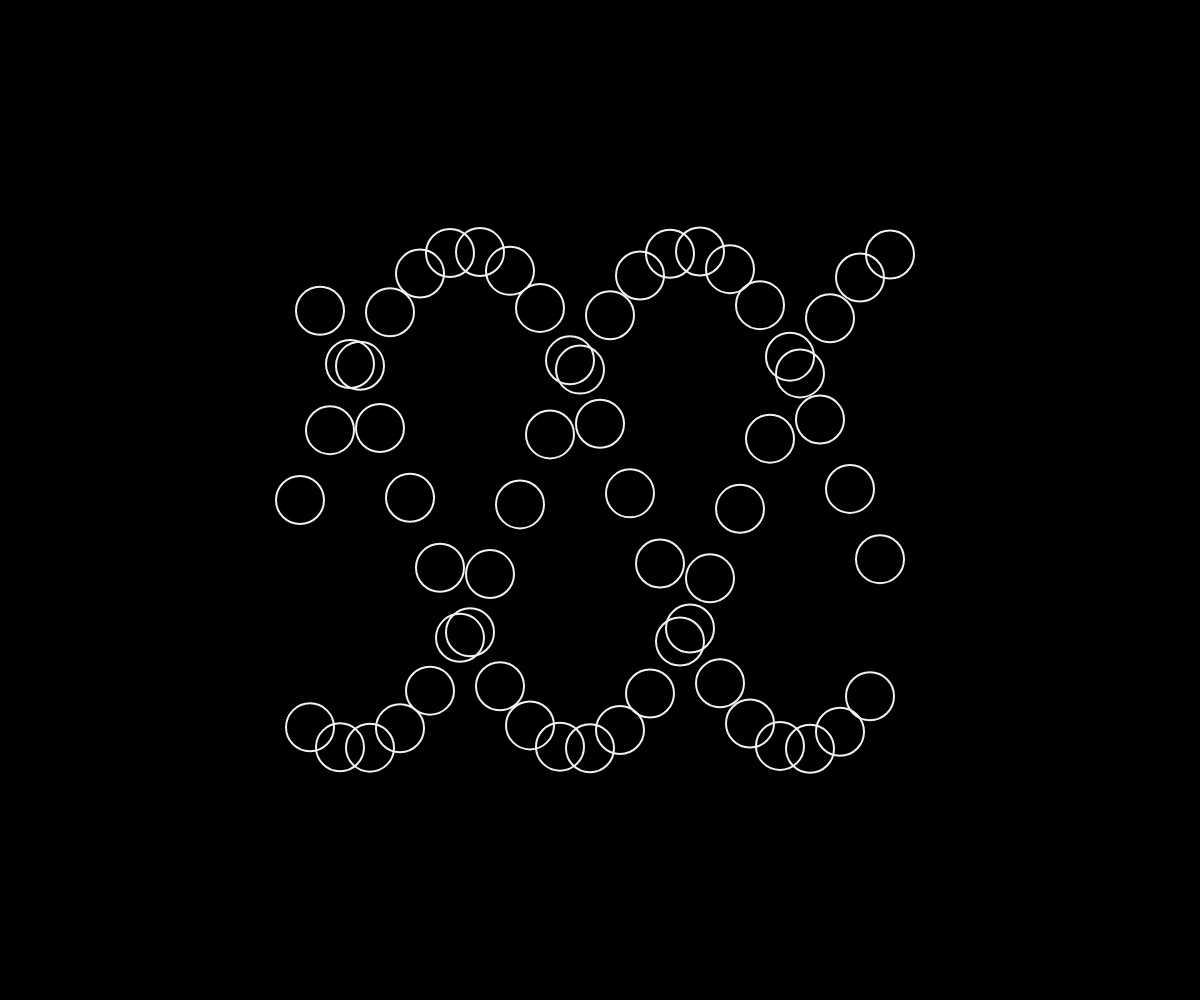
Frame 1 (no input)
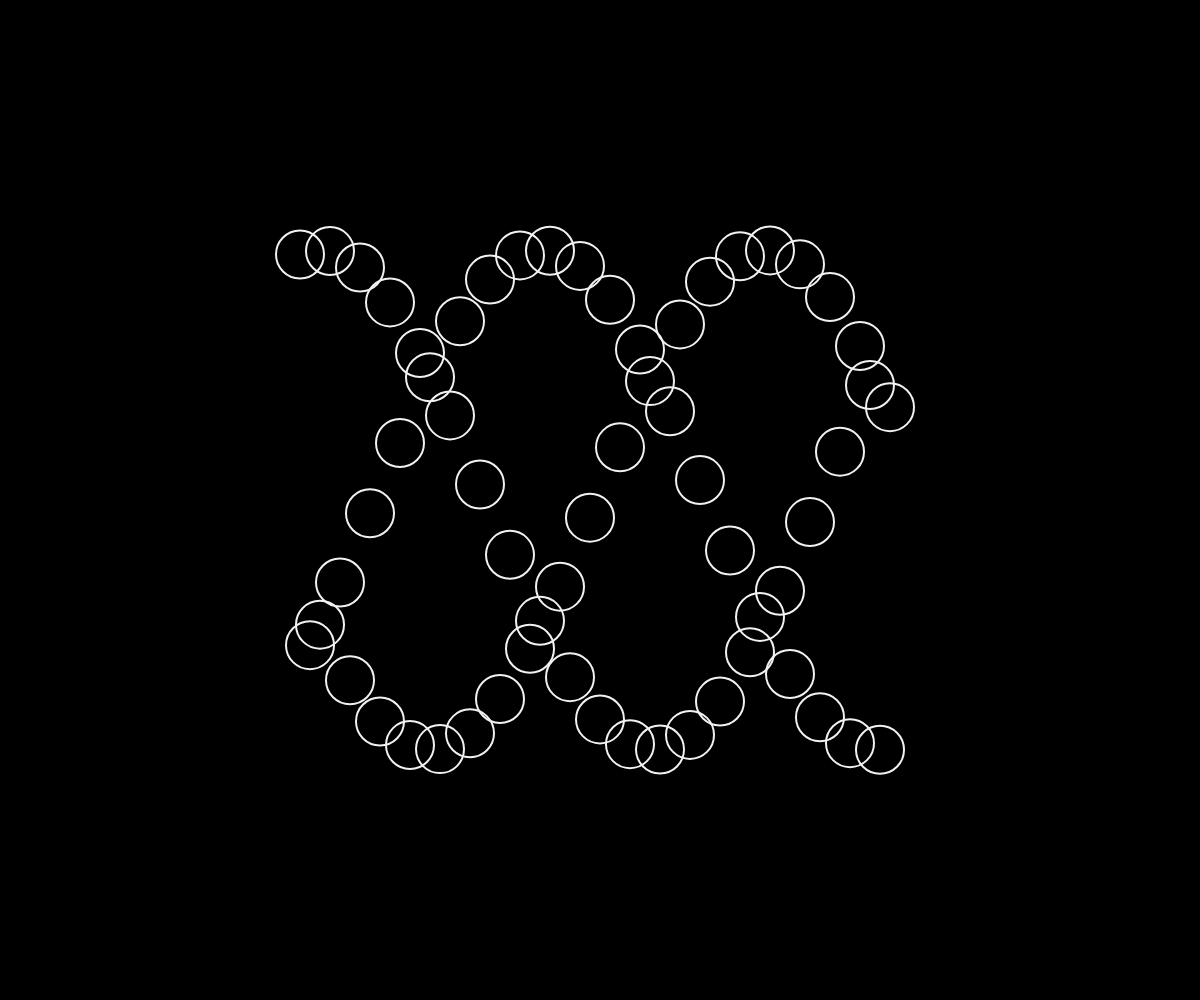
Frame 60 (no input)
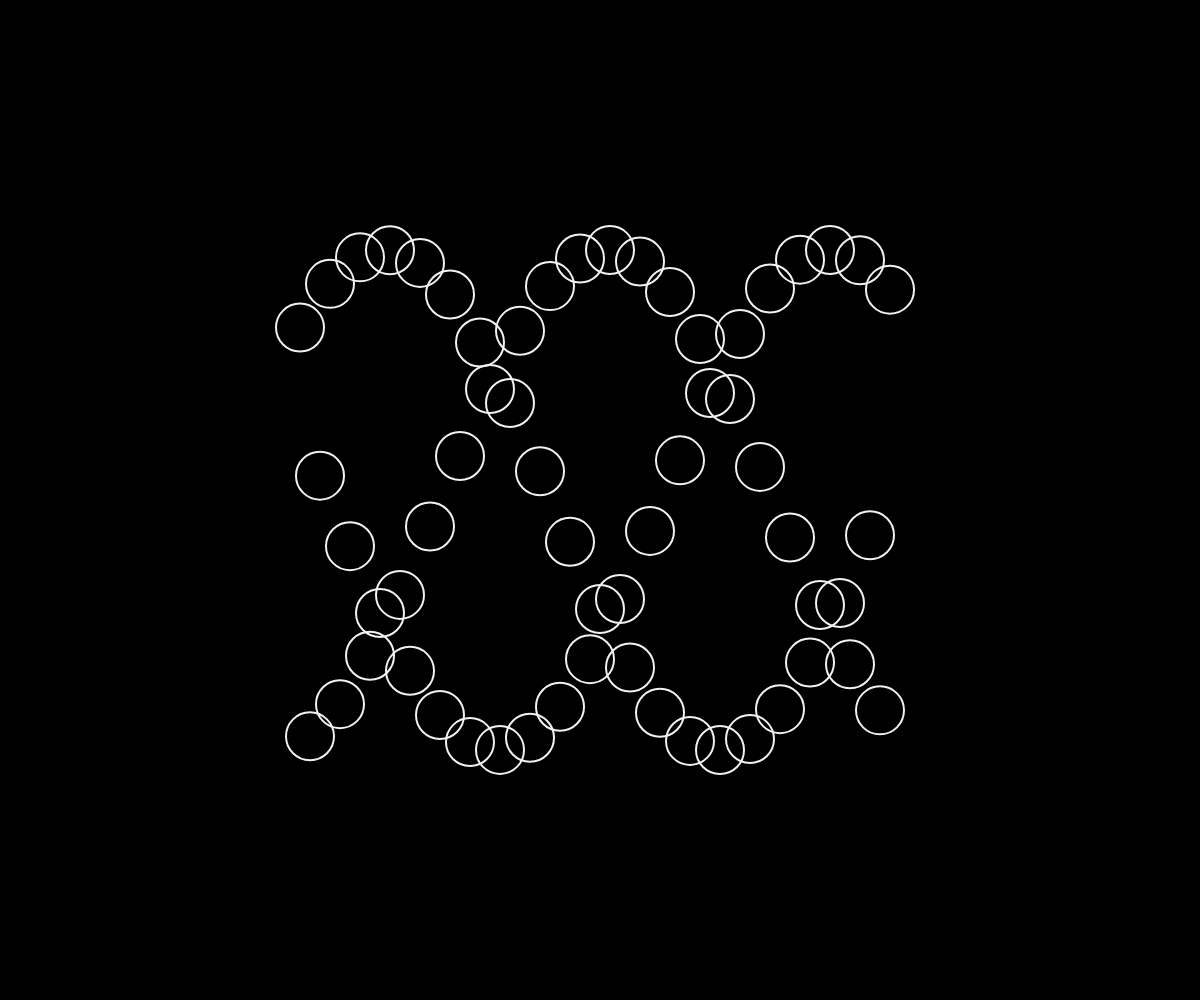
Frame 120 (the mouse pressed at the canvas centre since frame 60)

The p5.js sketch that drew these frames (run headless with seeded random() and noise() and a simulated clock; from frame 60 on, the mouse is pressed at the canvas centre):

// p5.js sketch
// ── sketch.js
let startAngle = 0;
const angleVel = 0.02;

function setup() {
  createCanvas(windowWidth, windowHeight);
}

function draw() {
  background(0);
  stroke('#f1f1f1');
  strokeWeight(2);
  noFill();
  translate(width /4 , height / 4);

  let angle = startAngle;

  for (let x = 0; x < width / 2; x += 10) {
    console.log(x);
    const y = map(sin(angle * 100), -1, 1, 0, height / 2);
    ellipse(x, y, 48, 48);
    angle += angleVel;
  }
  startAngle += 0.02;
}
